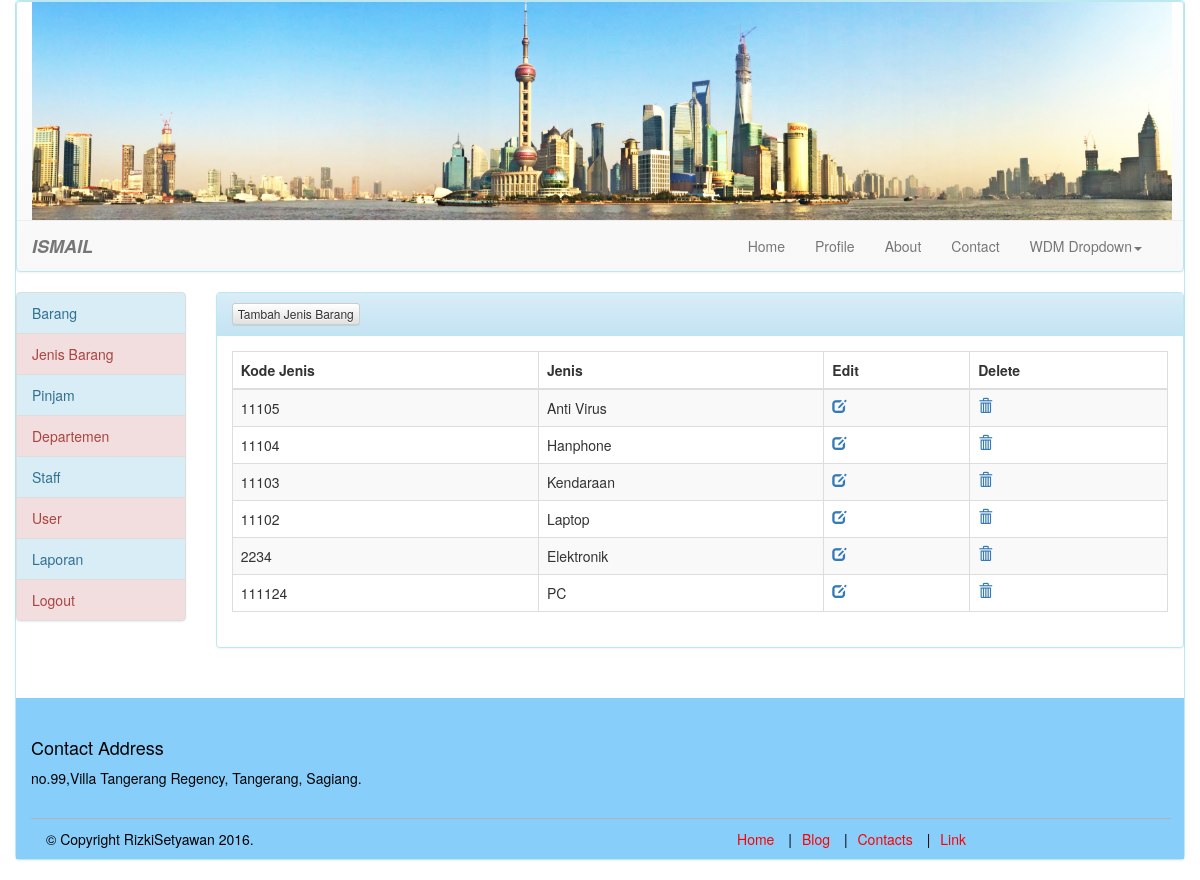
Page /index.php?p=view_jenisbarang (signed in) on the committed database.
### tables this page shows
CREATE TABLE IF NOT EXISTS `jenis_barang` (
  `kode_jenis` int(5) NOT NULL AUTO_INCREMENT,
  `jenis` varchar(20) DEFAULT NULL,
  PRIMARY KEY (`kode_jenis`)
);

### page/view_jenisbarang.php (the view, shortened to what this page needs)
<?php
$koneksi = koneksi();
$sql = "SELECT * FROM `jenis_barang`";
$data = mysqli_query ($koneksi, $sql);
?>
<div class="panel panel-info">
<div class="panel-heading"><a href="?p=tambah_jenisbarang"><button type="button" class="btn btn-default btn-xs">Tambah Jenis Barang</button></a></div>
<div class="panel-body">
<div class="table-responsive">
<table class="table table-bordered table-hover table-striped table-responsive" id="listBerkasTable">
	<thead>
		<tr>
			<th>Kode Jenis</th>
			<th>Jenis</th>
			<th>Edit</th>
			<th>Delete</th>
		</tr>
	</thead>
	<tbody>
			<?php
				while ($row = mysqli_fetch_array ($data))
		{
			?>
		<tr>
			<td>
			<?php
				echo $row['kode_jenis'];
			?>
			</td>
			<td>
			<?php
				echo $row['jenis'];
			?>
			</td>
			<td>
			<a href="?p=edit_jenisbarang&id=<?php echo $row['kode_jenis'];?>"><span class="glyphicon glyphicon-edit"></span></a>
			</td>
			<td>
			<a href="?p=hapus_jenisbarang&id=<?php echo $row['kode_jenis'];?>"><span class="glyphicon glyphicon-trash"></span></a>
			</td>
		</tr>
			<?php
		}
			?>
	</tbody>
</table>
</div>
</div>
</div>

### rows in the picture
jenis_barang: kode_jenis "11105", jenis "Anti Virus"
jenis_barang: kode_jenis "11104", jenis "Hanphone"
jenis_barang: kode_jenis "11103", jenis "Kendaraan"
jenis_barang: kode_jenis "11102", jenis "Laptop"
jenis_barang: kode_jenis "2234", jenis "Elektronik"
jenis_barang: kode_jenis "111124", jenis "PC"
